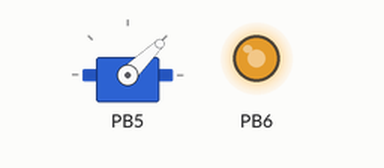
Recording of a program running on a simulated ATmega128, built with avr-gcc and emulated at 16 MHz. Parts: servo, output pins drawn as LEDs (lit = HIGH). Servo pulses on a pin are drawn as a servo (544–2400 µs = 0–180°).

Above: at 0.05 s.
Timing chart, 0 to 3.0 s (numbered marks = the images above):
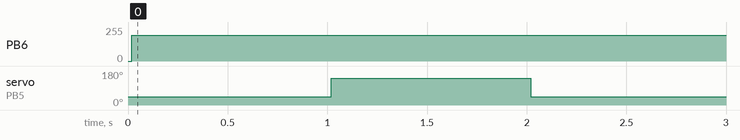

The program:

main.c
```c
#define F_CPU 16000000UL
#include <avr/io.h>
#include <util/delay.h>

void servo_init() {
	TCCR1A = (1 << COM1A1) | (1 << COM1B1) | (1 << WGM11);
	TCCR1B = (1 << WGM13) | (1 << WGM12) | (1 << CS11);
	ICR1 = 40000;

	DDRB |= (1 << PB5) | (1 << PB6);

	OCR1A = 0;  // 서보 초기값 (필요하면 1500 정도로 초기화 가능)
	OCR1B = 0;  // 모터 초기 PWM 0 (멈춤)
}


void servo_set_angle(uint8_t angle) {
	if (angle > 180) angle = 180;
	uint16_t pulse = 2000 + ((uint32_t)angle * 4000) / 180;  // 1~2ms pulse
	OCR1A = pulse;
}

void mortor_set_speed(uint8_t duty) {
	if (duty > 255) duty = 255;
	OCR1B = ((uint32_t)ICR1 * (255-duty)) / 255;  // Non-inverting 모드 기준
}

int main(void) {
	servo_init();

	while (1) {

		mortor_set_speed(60);

		servo_set_angle(0);
		_delay_ms(1000);

		servo_set_angle(90);
		_delay_ms(1000);

	}
}
```

Measured:
- by itself, PB6: 0/255 → 195/255 at 0.02 s
- by itself, servo on PB5: alternates 141° for 1.0 s and 44° for 1.0 s
